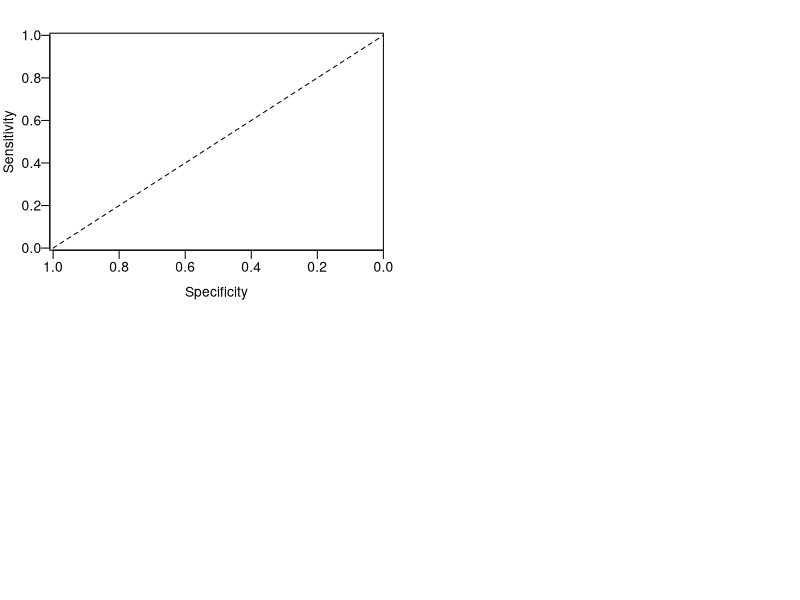

Here is the R script that generated this plot: (Note: this script raises an error after producing the figure.)
#**Figure 1: Prediction of RESPONSE/REMISSION in treated subjects using all clinical metadata, baseline microbiome alone, and combined**
#	*Question:* Can the microbiome, clinical metadata, or combined models reliably predict response?
#*Goal:* Show clinical metadata isn’t great for prediction and improvement of prediction using microbiome. Show taxa marked as important for prediction are abundant enough to care about
#A. Response ROCs
#B. Response Model Performance vs. reality
#C. Top predictive taxa and abundance based on response	
#D. REMISSION ROCs
#E. REMISSION Model Performance vs. reality
#F. Top predictive taxa and abundance based on remission

#tiff(RelRSPwk6Fig )

#tiff('figures/Figure1.tiff', height=12, width=10, units='in', res=300)

pdf("figures/Figure4_wk0Xwk6pred.pdf", height = 10, width = 12)
layout(matrix(c(1,2,3,4), 2, 2, byrow = TRUE))

#pdf("figures/Week6response.AUC.pdf")
#tiff('figures/RelRSPwk6AUCRF.tiff', height=6, width=12, units='in', res=300)
#pdf('figures/RelRSPwk6AUCRF.DDW.pdf', height=6, width=12)
#layout(matrix(c(1, 2), 1, 2))
par(mar=c(3,3,2,1), mgp=c(2,0.5,0))
plot(c(1,0),c(0,1), type='l', lty=2, xlim=c(1.01,0), ylim=c(-0.01,1.01), xaxs='i', yaxs='i', ylab='Sensitivity', xlab='Specificity', las=1)
plot(otu_relrespWK6_roc, add=T, lwd=2, col='royalblue', lty=1)
plot(md_relrespWK6_roc, add=T, lwd=2, col='grey5', lty=1)
plot(mdotu_relrespWK6_roc, add=T, lwd=2, col='red', lty=1)
#title("Predicting Week 6 Response")
legend('bottomright', c(sprintf('Week 0 OTUs : AUC=%.3f',otu_relrespWK6_roc$auc), sprintf('Week 0 Clinical Data: AUC=%.3f',md_relrespWK6_roc$auc), sprintf('Combined: AUC=%.3f',mdotu_relrespWK6_roc$auc)), lwd=2, col=c('royalblue', 'grey5', 'red'), bty='n', lty=1)
mtext('A', at=1, side=3, line=0.1, font=2, cex=2)
#legend('bottomright', c(sprintf('Week 0 OTUs : AUC=%.3f',otu_relrespWK6_roc$auc), sprintf('Combined: AUC=%.3f',mdotu_relrespWK6_roc$auc)), lwd=2, col=c('royalblue', 'red'), bty='n', lty=1)

cutoff <- coords(roc=mdotu_relrespWK6_roc, x='best', best.method='y', ret=c('threshold'))
mdotu_relrespWK6_spec <- coords(mdotu_relrespWK6_roc, x=cutoff, input='thr', ret='spec')
mdotu_relrespWK6_sens <- coords(mdotu_relrespWK6_roc, x=mdotu_relrespWK6_spec, input='spec', ret='sens')
mdotu_relrespWK6_thr <- coords(mdotu_relrespWK6_roc, x=mdotu_relrespWK6_spec, input='spec', ret='thr')

points(coords(mdotu_relrespWK6_roc, x=cutoff, input='threshold', ret='specificity'),coords(mdotu_relrespWK6_roc, x=cutoff, input='threshold', ret='sensitivity'), col='red', cex=1.5, pch=10)

cutoff <- coords(roc=otu_relrespWK6_roc, x='best', best.method='y', ret=c('threshold'))
otu_relrespWK6_spec <- coords(otu_relrespWK6_roc, x=cutoff, input='thr', ret='spec')
otu_relrespWK6_sens <- coords(otu_relrespWK6_roc, x=otu_relrespWK6_spec, input='spec', ret='sens')
otu_relrespWK6_thr <- coords(otu_relrespWK6_roc, x=otu_relrespWK6_spec, input='spec', ret='thr')
points(coords(otu_relrespWK6_roc, x=cutoff, input='threshold', ret='specificity'),coords(otu_relrespWK6_roc, x=cutoff, input='threshold', ret='sensitivity'), col='royalblue', cex=1.5, pch=10)

cutoff <- coords(roc=md_relrespWK6_roc, x='best', best.method='y', ret=c('threshold'))
md_relrespWK6_spec <- coords(md_relrespWK6_roc, x=cutoff, input='thr', ret='spec')
md_relrespWK6_sens <- coords(md_relrespWK6_roc, x=md_relrespWK6_spec, input='spec', ret='sens')
md_relrespWK6_thr <- coords(md_relrespWK6_roc, x=md_relrespWK6_spec, input='spec', ret='thr')

points(coords(md_relrespWK6_roc, x=cutoff, input='threshold', ret='specificity'),coords(md_relrespWK6_roc, x=cutoff, input='threshold', ret='sensitivity'), col='black', cex=1.5, pch=10)

#pdf('data/figures/RSPwk6abunds.#pdf', height=6, width=8)
#plot(1, type='n', xlim=c(0.5,2.5), ylim=c(0,1), ylab='', xlab='Response Week 6', xaxt='n', cex.axis=1.2)
#title('Response Status Compared to Combined Model')
# set.seed(32016)
# stripchart(at=1, mdotu_relrespWK6_probs[mdotu_relrespWK6$'RelRSPwk6'==0], vertical=T, method='jitter', jitter=0.4, pch=21, bg='orange', add=T, cex=1.5)
# stripchart(at=2, mdotu_relrespWK6_probs[mdotu_relrespWK6$'RelRSPwk6'==1], vertical=T, method='jitter', jitter=0.4, pch=21, bg='royalblue', add=T, cex=1.5)
# mtext(side=2, text='Probability of Response', line=2.2, cex=0.8)
# axis(1, at=c(1,2), labels=c('No', 'Yes'), cex.axis=1.2)
# cutoff <- coords(roc=mdotu_relrespWK6_roc, x='best', best.method='y', ret=c('threshold')) #gives best point on curve for cutoff
# abline(h=cutoff, lty=2)
# legend("top", lty=2, sprintf('Model Threshold'))

#mtext('B', at=0.5, side=3, line=0.1, font=2, cex=2)
#dev.off()

tax<-read.table("../data/Jan400.simple.taxonomy.txt", header=T, sep='\t')


#Abundance stripchart or most predictive otus
oturf_otus  <- as.character(ordered(otu_relrespWK6_rf$Xopt))
oturf_otus <- oturf_otus[1:10]
#oturf_otus
no_abunds <- otu_relrespWK6[otu_relrespWK6$RelRSPwk6=='0', oturf_otus]/10000 + 1e-5
no_abunds <-na.omit(no_abunds)
yes_abunds <- otu_relrespWK6[otu_relrespWK6$RelRSPwk6=='1', oturf_otus]/10000 + 1e-5
yes_abunds<- na.omit(yes_abunds)

#pdf('figures/oturelRSPwk6AUCRFabunds.DDW.pdf', height=6, width=12)
#layout(1)
par(mar=c(4, 12, 2, 1))
plot(1, type="n", ylim=c(0,length(oturf_otus )*2), xlim=c(1e-5,1.5), log="x", ylab="", xlab="Week 0 Relative Abundance (%)", xaxt="n", yaxt="n")
#title('Abundance of Top OTUs from Microbiome Model')
set.seed(32016)
index <- 1
for(i in oturf_otus ){
	stripchart(at=index-0.35, jitter(yes_abunds[,i], amount=1e-6), pch=21, bg=alpha("royalblue1", alpha=0.5), method="jitter", jitter=0.2, add=T, cex=1, lwd=0.5)
	stripchart(at=index+0.35, jitter(no_abunds[,i], amount=1e-6), pch=21, bg=alpha("orange", alpha=0.5), method="jitter", jitter=0.2, add=T, cex=1, lwd=0.5)
	segments(median(yes_abunds[,i]),index-0.7,median(yes_abunds[,i]),index-0.1, lwd=6, col = "black", lty = "solid")
	segments(median(no_abunds[,i]),index+0.7,median(no_abunds[,i]),index+0.1, lwd=6, col = "black", lty = "solid")
	#segments(median(yes_abunds[,i]),index-0.7,median(yes_abunds[,i]),index-0.1, lwd=3, col = "red", lty = "solid")
	#segments(median(no_abunds[,i]),index+0.7,median(no_abunds[,i]),index+0.1, lwd=3, col = "red", lty = "solid")
	index <- index + 2
}
#oturf_otus
rf_tax<-data.frame(oturf_otus)
colnames(rf_tax) <- c('OTU')

oturf_tax<-merge(rf_tax, tax, by='OTU')

lab <- levels(oturf_tax$tax)
oturf_tax$Classification <- gsub("(OTU\\d+)", "(\\1)", oturf_tax$Classification)

oturf_tax<-oturf_tax[match(rf_tax$OTU, oturf_tax$OTU),]
oturf_name<-as.character(oturf_tax$tax)
oturf_numb<-oturf_tax$Classification

oturf_name <- gsub("_", " ", oturf_name)
formatted <- lapply(1:nrow(oturf_tax), function(i) bquote(paste(italic(.(oturf_name[i])), " ", .(oturf_numb[i]), sep=" ")))


axis(2, at=seq(1,index-2,2), labels=do.call(expression, formatted), las=1, line=0, tick=F, cex.axis=1)
axis(1, at=c(1e-5, 1e-4, 1e-3, 1e-2, 1e-1, 1e0), label=c("0", "0.01", "0.1", "1", "10", "100"))
legend('bottomright', legend=c("Week 6 Nonresponder", "Week 6 Responder"), pch=c(21, 21), pt.bg=c("orange","royalblue1"), cex=1)
mtext('B', at=1e-8, side=3, line=0.1, font=2, cex=2)
#dev.off()

#Remission
#pdf('figures/REMISSwk6AUCRF.pdf', height=6, width=12)
#layout(matrix(c(1, 2), 1, 2))
par(mar=c(3,3,2,1), mgp=c(2,0.5,0))
plot(c(1,0),c(0,1), type='l', lty=2, xlim=c(1.01,0), ylim=c(-0.01,1.01), xaxs='i', yaxs='i', ylab='Sensitivity', xlab='Specificity', las=1)
plot(otu_remWK6_roc, add=T, lwd=2, col='royalblue', lty=1)
plot(md_remWK6_roc, add=T, lwd=2, col='grey5', lty=1)
plot(mdotu_remWK6_roc, add=T, lwd=2, col='red', lty=1)
#title("Predicting Week 6 Remission")
legend('bottomright', c(sprintf('Week 0 OTUs : AUC=%.3f', otu_remWK6_roc$auc), sprintf('Week 0 Clinical Data: AUC=%.3f',md_remWK6_roc$auc),sprintf('Combined: AUC=%.3f',mdotu_remWK6_roc$auc)), lwd=2, col=c('royalblue', "grey5", 'red'), bty='n', lty=1)
mtext('C', at=1, side=3, line=0.1, font=2, cex=2)

cutoff <- coords(roc=mdotu_remWK6_roc, x='best', best.method='y', ret=c('threshold'))
mdotu_remWK6_spec <- coords(mdotu_remWK6_roc, x=cutoff, input='thr', ret='spec')
mdotu_remWK6_sens <- coords(mdotu_remWK6_roc, x=mdotu_remWK6_spec, input='spec', ret='sens')
mdotu_remWK6_thr <- coords(mdotu_remWK6_roc, x=mdotu_remWK6_spec, input='spec', ret='thr')

points(coords(mdotu_remWK6_roc, x=cutoff, input='threshold', ret='specificity'),coords(mdotu_remWK6_roc, x=cutoff, input='threshold', ret='sensitivity'), col='red', cex=1.5, pch=10)

cutoff <- coords(roc=otu_remWK6_roc, x='best', best.method='y', ret=c('threshold'))
otu_remWK6_spec <- coords(otu_remWK6_roc, x=cutoff, input='thr', ret='spec')
otu_remWK6_sens <- coords(otu_remWK6_roc, x=otu_remWK6_spec, input='spec', ret='sens')
otu_remWK6_thr <- coords(otu_remWK6_roc, x=otu_remWK6_spec, input='spec', ret='thr')
points(coords(otu_remWK6_roc, x=cutoff, input='threshold', ret='specificity'),coords(otu_remWK6_roc, x=cutoff, input='threshold', ret='sensitivity'), col='royalblue', cex=1.5, pch=10)

cutoff <- coords(roc=md_remWK6_roc, x='best', best.method='y', ret=c('threshold'))
md_remWK6_spec <- coords(md_remWK6_roc, x=cutoff, input='thr', ret='spec')
md_remWK6_sens <- coords(md_remWK6_roc, x=md_remWK6_spec, input='spec', ret='sens')
md_remWK6_thr <- coords(md_remWK6_roc, x=md_remWK6_spec, input='spec', ret='thr')

points(coords(md_remWK6_roc, x=cutoff, input='threshold', ret='specificity'),coords(md_remWK6_roc, x=cutoff, input='threshold', ret='sensitivity'), col='black', cex=1.5, pch=10)
#dev.off()

#compared to model
# plot(1, type='n', xlim=c(0.5,2.5), ylim=c(0,1), ylab='', xlab='Remission Week 6', xaxt='n', cex.axis=1.2)
# title('Remission Status Compared to Combined Model')
# set.seed(32016)
# stripchart(at=1, mdotu_remWK6_probs[mdotu_remWK6$REMISSwk6=='0'], vertical=T, method='jitter', jitter=0.4, pch=21, bg='orange', add=T, cex=1.5)
# stripchart(at=2, mdotu_remWK6_probs[mdotu_remWK6$REMISSwk6=='1'], vertical=T, method='jitter', jitter=0.4, pch=21, bg='royalblue', add=T, cex=1.5)
# mtext(side=2, text='Probability of Response', line=2.2, cex=0.8)
# axis(1, at=c(1,2), labels=c('No', 'Yes'), cex.axis=1.2)
# cutoff <- coords(roc=mdotu_remWK6_roc, x='best', best.method='y', ret=c('threshold')) #gives best point on curve for cutoff
# abline(h=cutoff, lty=2)
# legend("top", lty=2, sprintf('Model Threshold'))
#mtext('E', at=0.5, side=3, line=0.1, font=2, cex=2)
#dev.off()

#Abundance stripchart or most predictive otus
tax<-read.table("../data/Jan400.simple.taxonomy.txt", header=T, sep='\t')

oturf_otus  <- as.character(otu_remWK6_rf$Xopt)
oturf_otus <- oturf_otus[1:10]
no_abunds <- otu_remWK6[otu_remWK6$REMISSwk6=='0', oturf_otus]/10000 + 1e-5
no_abunds <-na.omit(no_abunds)
yes_abunds <- otu_remWK6[otu_remWK6$REMISSwk6=='1', oturf_otus]/10000 + 1e-5
yes_abunds<- na.omit(yes_abunds)

#pdf('figures/otuREMwk6AUCRFabunds.pdf', height=8, width=12)
#layout(1)
par(mar=c(4, 14, 2, 1))
plot(1, type="n", ylim=c(0,length(oturf_otus )*2), xlim=c(1e-5,1.5), log="x", ylab="", xlab="Week 0 Relative Abundance (%)", xaxt="n", yaxt="n", cex=1)
#title('Abundance of Top OTUs from Microbiome Model')
set.seed(32016)
index <- 1
for(i in oturf_otus ){
	stripchart(at=index-0.35, jitter(yes_abunds[,i], amount=1e-6), pch=21, bg=alpha("royalblue1", alpha=0.5), method="jitter", jitter=0.2, add=T, cex=1, lwd=0.5)
	stripchart(at=index+0.35, jitter(no_abunds[,i], amount=1e-6), pch=21, bg=alpha("orange", alpha=0.5), method="jitter", jitter=0.2, add=T, cex=1, lwd=0.5)
	segments(median(yes_abunds[,i]),index-0.7,median(yes_abunds[,i]),index-0.1, lwd=6, col = "black", lty = "solid")
	segments(median(no_abunds[,i]),index+0.7,median(no_abunds[,i]),index+0.1, lwd=6, col = "black", lty = "solid")
	#segments(median(yes_abunds[,i]),index-0.7,median(yes_abunds[,i]),index-0.1, lwd=3, col = "red", lty = "solid")
	#segments(median(no_abunds[,i]),index+0.7,median(no_abunds[,i]),index+0.1, lwd=3, col = "red", lty = "solid")
	index <- index + 2
}
#oturf_otus
rf_tax<-data.frame(oturf_otus)
colnames(rf_tax) <- c('OTU')

oturf_tax<-merge(rf_tax, tax, by='OTU')

lab <- levels(oturf_tax$tax)
oturf_tax$Classification <- gsub("(OTU\\d+)", "(\\1)", oturf_tax$Classification)

oturf_tax<-oturf_tax[match(rf_tax$OTU, oturf_tax$OTU),]
oturf_name<-as.character(oturf_tax$tax)
oturf_numb<-oturf_tax$Classification

oturf_name <- gsub("_", " ", oturf_name)
formatted <- lapply(1:nrow(oturf_tax), function(i) bquote(paste(italic(.(oturf_name[i])), " ", .(oturf_numb[i]), sep=" ")))

axis(2, at=seq(1,index-2,2), labels=do.call(expression, formatted), las=1, line=0, tick=F, cex.axis=1)
axis(1, at=c(1e-5, 1e-4, 1e-3, 1e-2, 1e-1, 1e0), label=c("0", "0.01", "0.1", "1", "10", "100"))
legend('bottomright', legend=c("Week 6 Active CD", "Week 6 Remission"), pch=c(21, 21), pt.bg=c("orange","royalblue1"), cex=1)
mtext('D', at=1.5e-9, side=3, line=0.1, font=2, cex=2)

dev.off()




